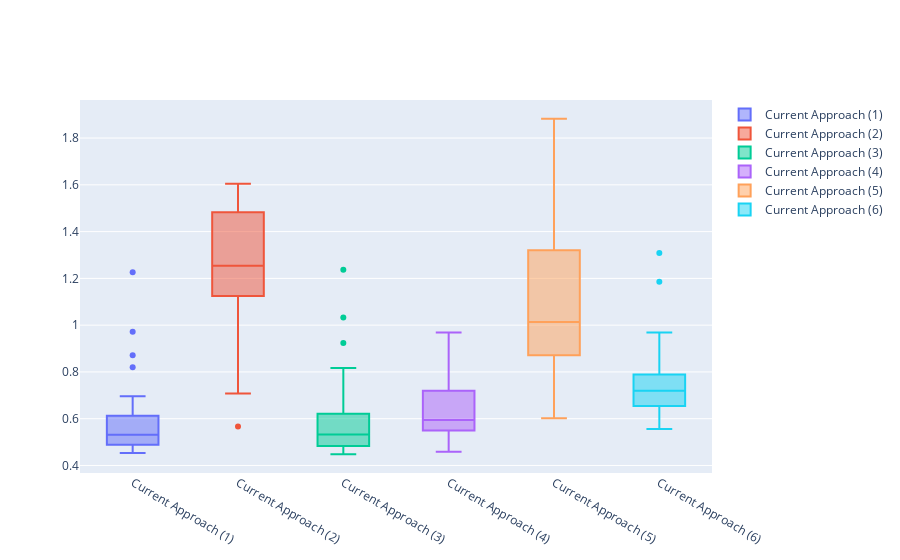

Notebook code cell kept with this figure:
### Code cell
fig_box = go.Figure()

fig_box.add_trace(go.Box(y = rmse_dist, name= "Current Approach (1)"))
fig_box.add_trace(go.Box(y = rmse_dist2, name= "Current Approach (2)"))
fig_box.add_trace(go.Box(y = rmse_dist3, name= "Current Approach (3)"))
fig_box.add_trace(go.Box(y = rmse_dist4, name= "Current Approach (4)"))
fig_box.add_trace(go.Box(y = rmse_dist5, name= "Current Approach (5)"))
fig_box.add_trace(go.Box(y = rmse_dist6, name= "Current Approach (6)"))
fig_box.show()
